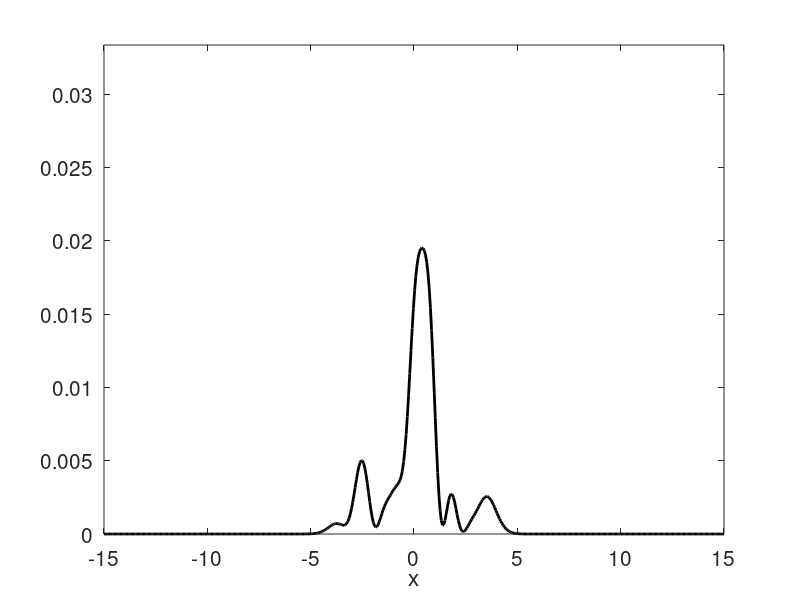

This figure's MATLAB source:
% This script simulates the time-evolution of the wave packet for a 
% particle trapped in a harmonic potential. The initial state is fixed by
% more or less randomly select the coefficients in a linear combination 
% of theoin the eigen states of the Hamiltonian.
%
% The particle is assumed to have unit mass.
%
% Numerical input parameters: 
% Ttotal    - the duration of the simulation
% dt        - numerical time step, here it serves to tune the speed of the
% simulation
% N         - number of grid points, should be 2^n
% L         - the size of the numerical domain; it extends from -L/2 to L/2
% 
% Physical input parameters:
% Avector   - the set of coefficients defining the initial state 
% Kpot      - strength of the harmonic potential
% 
% All input parameters are hard coded initially.
% 

clear all
format short e

% Numerical time parameters:
Ttotal = 30;
dt = 0.05;

% Grid parameters
L = 30;
N = 512;              % For FFT's sake, we should have N=2^n

% Physical parameters:
Kpot = 1;
% Allocate vector with coefficients
Avector = zeros(1, N);
% Assign values to the first few
Avector(1:10) = [4 1 .1 2 1 .7 .3 .5 2 1];
% Ensure normalization
Avector = Avector/sum(abs(Avector).^2);

% Set up the grid.
x = linspace(-L/2, L/2, N)';
h = L/(N+1);
wavenumFFT = 2*(pi/L)*1i*[(0:N/2-1), (-N/2:-1)]';       % Momentum vector, FFT

% Set up Hamiltonian
% Kinetic energy
T = ifft(-0.5*diag(wavenumFFT.^2)*fft(eye(N)));
% Potential energy
V = diag(Kpot/2*x.^2);

% Total Hamiltonian
H = T+V;

% Diagonalize to find eigen states and energies
[EigVectors EigValues] = eig(H);
% Extract eigen values from diagonal matrix
EigValues = diag(EigValues);
% Sort them
[EigValues, Indexes] = sort(EigValues);
EigVectors = EigVectors(:,Indexes);
% Normalize eigen vectors
EigVectors = EigVectors/sqrt(h);
% Check and correct sign og eigen states
for n=1:N
  if abs(min((x>0).*EigVectors(:,n))) > max((x>0).*EigVectors(:,n))
    EigVectors(:,n) = -EigVectors(:,n);
  end
end

%
% Construct initial condition
%
% Wave function, linear combination of eigenstates with coefficients given
% in Avector
Psi = EigVectors*Avector.';

% Initiate time
t=0;

% Create plot
figure(1)
MaxVal=max(abs(Psi).^2);
pl1 = plot(x,abs(Psi).^2,'k-', 'linewidth', 2);         % Plot wave packet
% Adjust axes
axis([-L/2 L/2 0 1.5*MaxVal]);
set(gca, 'fontsize', 15)
xlabel('x')

%
% Propagate
%
ProgressOld=0;

while t < Ttotal
  % Update time
  t=t+dt;

  % Propagation
  Psi=EigVectors*(Avector.'.*exp(-1i*EigValues*t));

  % Plot wave function and classical position on the fly
  set(pl1, 'ydata', abs(Psi).^2);
  axis([-L/2 L/2 0 1.5*MaxVal])
  drawnow
end
